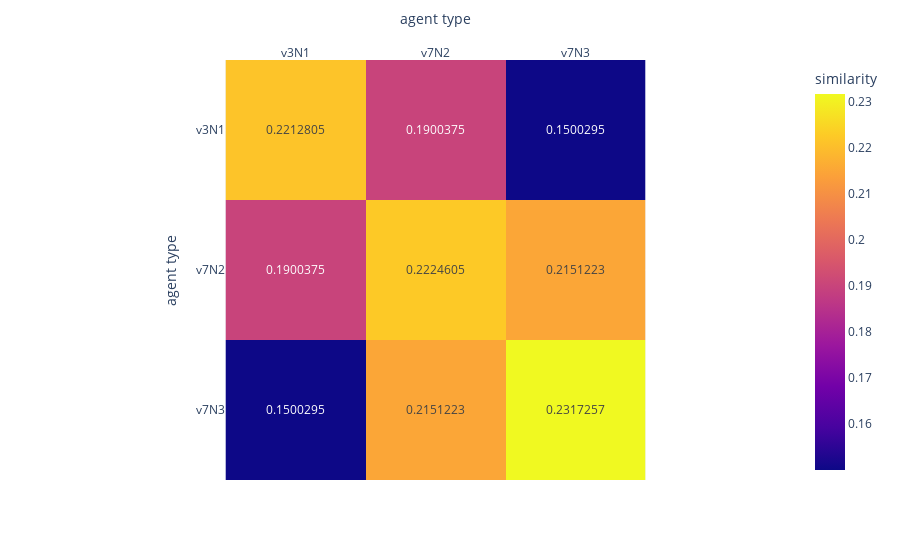

This figure's notebook cell:
### Code cell
## similarity matrix

sim_matrix = np.zeros([len(agent_models), len(agent_models)])
for l1 in range(len(agent_models)):
    for l2 in range(len(agent_models)):
        if l1 != l2:
            sim_matrix[l1, l2] = cosine_similarity(embeddings_sep[l1], embeddings_sep[l2]).mean()
        else:
            mask = np.ones([len(embeddings_sep[l1]),len(embeddings_sep[l2])], dtype=bool)
            np.fill_diagonal(mask, 0)
            sim_matrix[l1, l2] = (cosine_similarity(embeddings_sep[l1], embeddings_sep[l2])*mask).mean()

## plot similarity matrix
fig = px.imshow(sim_matrix,
                labels=dict(x="agent type", y="agent type", color="similarity"),
                x=['v3N1', 'v7N2', 'v7N3'],
                y=['v3N1', 'v7N2', 'v7N3'],
                text_auto=True
               )
fig.update_xaxes(side="top")
fig.show()

### Figure 1 — Plotly figure (JSON) as saved in the notebook; plotly's stock layout.template omitted (floating-point values rounded to 4 significant figures)
{"data": [{"coloraxis": "coloraxis", "hovertemplate": "agent type: %{x}<br>agent type: %{y}<br>similarity: %{z}<extra></extra>", "name": "0", "texttemplate": "%{z}", "type": "heatmap", "x": ["v3N1", "v7N2", "v7N3"], "xaxis": "x", "y": ["v3N1", "v7N2", "v7N3"], "yaxis": "y", "z": [[0.2213, 0.19, 0.15], [0.19, 0.2225, 0.2151], [0.15, 0.2151, 0.2317]]}], "layout": {"coloraxis": {"colorbar": {"title": {"text": "similarity"}}, "colorscale": [[0, "#0d0887"], [0.1111, "#46039f"], [0.2222, "#7201a8"], [0.3333, "#9c179e"], [0.4444, "#bd3786"], [0.5556, "#d8576b"], [0.6667, "#ed7953"], [0.7778, "#fb9f3a"], [0.8889, "#fdca26"], [1, "#f0f921"]]}, "margin": {"t": 60}, "xaxis": {"anchor": "y", "constrain": "domain", "domain": [0, 1], "scaleanchor": "y", "side": "top", "title": {"text": "agent type"}}, "yaxis": {"anchor": "x", "autorange": "reversed", "constrain": "domain", "domain": [0, 1], "title": {"text": "agent type"}}}}
